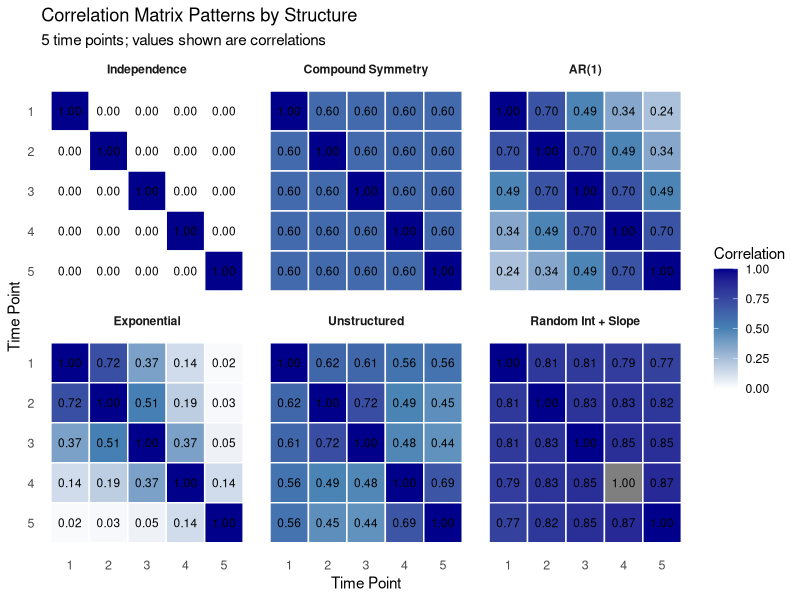
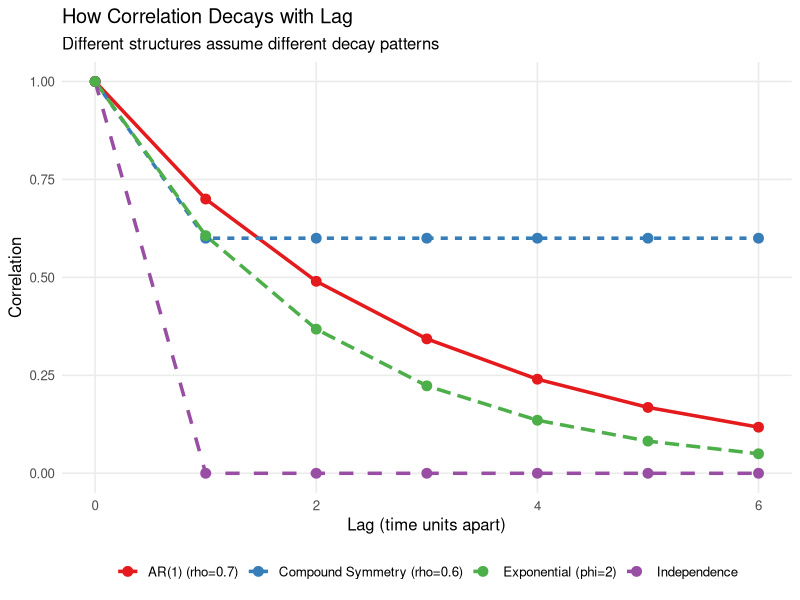
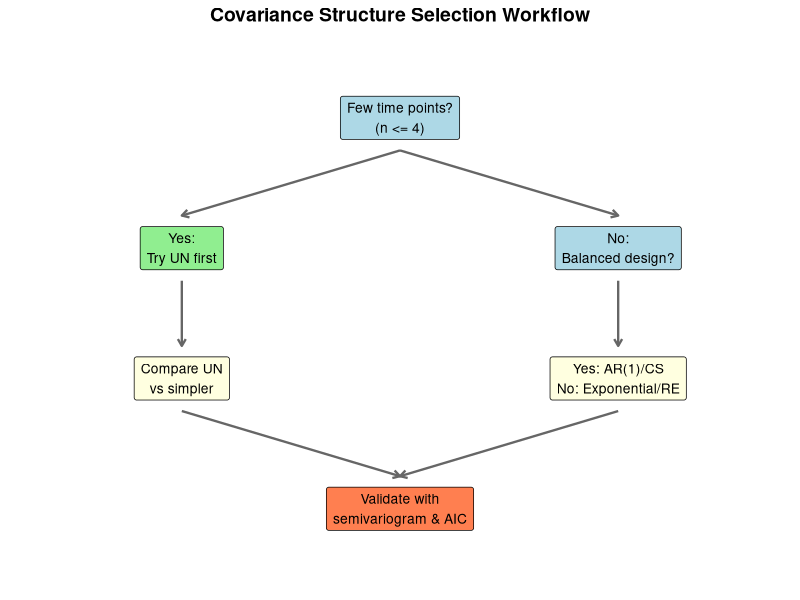
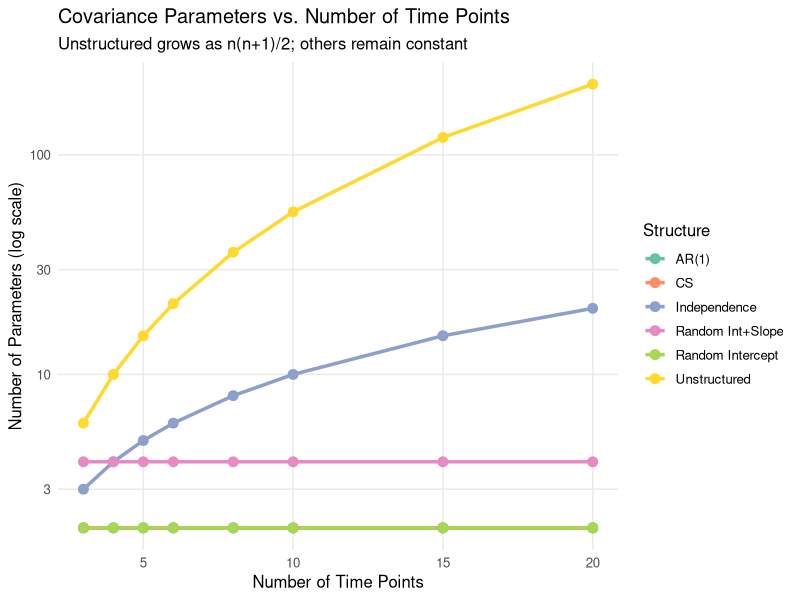
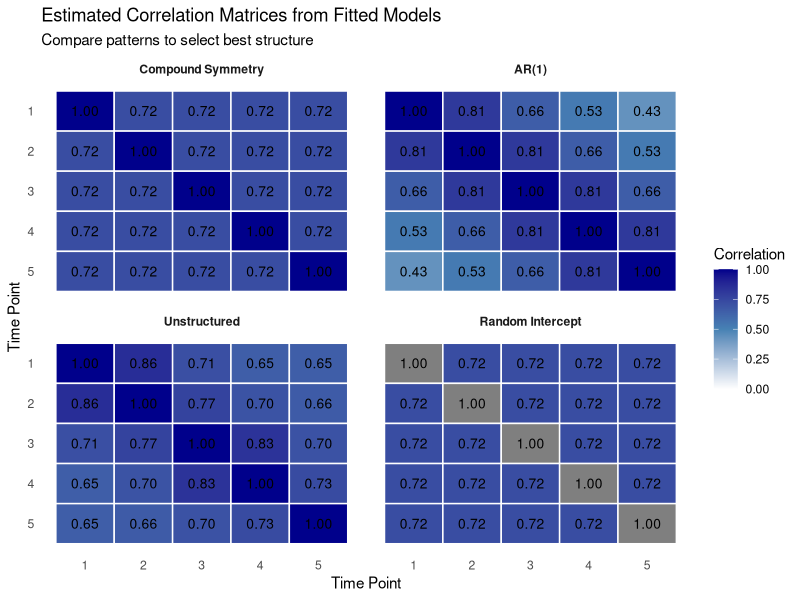

Here is the R script that generated these plots, in order: (Note: this script raises an error after producing the figures.)
## ---- chunk 1
#| label: setup
#| include: false

library(nlme)
library(ggplot2)
library(dplyr)
library(tidyr)
library(knitr)

set.seed(667)
## ---- chunk 2
#| label: fig-correlation-gallery
#| fig-cap: "Correlation matrices for different covariance structures"
#| fig-width: 12
#| fig-height: 8

# Function to create correlation matrix for different structures
create_corr_matrix <- function(n, type, params = list()) {
  mat <- matrix(0, n, n)

  if (type == "Independence") {
    mat <- diag(n)
  } else if (type == "CS") {
    rho <- params$rho
    mat <- matrix(rho, n, n)
    diag(mat) <- 1
  } else if (type == "AR1") {
    rho <- params$rho
    for (i in 1:n) {
      for (j in 1:n) {
        mat[i, j] <- rho^abs(i - j)
      }
    }
  } else if (type == "Exponential") {
    phi <- params$phi
    times <- params$times
    for (i in 1:n) {
      for (j in 1:n) {
        mat[i, j] <- exp(-abs(times[i] - times[j]) / phi)
      }
    }
  } else if (type == "UN") {
    # Generate a positive definite "random" unstructured matrix
    set.seed(667)
    A <- matrix(runif(n * n, 0.2, 0.8), n, n)
    mat <- (A + t(A)) / 2
    diag(mat) <- 1
    # Ensure positive definite
    eigenvals <- eigen(mat)$values
    if (any(eigenvals <= 0)) {
      mat <- mat + diag(n) * (abs(min(eigenvals)) + 0.1)
      mat <- cov2cor(mat)
    }
  } else if (type == "Random Intercept") {
    # Induces CS: Corr = sigma_b^2 / (sigma_b^2 + sigma_e^2)
    rho <- params$rho
    mat <- matrix(rho, n, n)
    diag(mat) <- 1
  } else if (type == "Random Slope") {
    # Nonstationary covariance
    sigma_b0 <- params$sigma_b0
    sigma_b1 <- params$sigma_b1
    sigma_e <- params$sigma_e
    rho_b <- params$rho_b
    times <- 1:n
    for (i in 1:n) {
      for (j in 1:n) {
        cov_ij <- sigma_b0^2 + rho_b * sigma_b0 * sigma_b1 * (times[i] + times[j]) +
                  sigma_b1^2 * times[i] * times[j]
        if (i == j) cov_ij <- cov_ij + sigma_e^2
        mat[i, j] <- cov_ij
      }
    }
    # Convert to correlation
    sds <- sqrt(diag(mat))
    mat <- mat / outer(sds, sds)
  }

  return(mat)
}

# Create all correlation matrices
n <- 5
times_irreg <- c(0, 1, 3, 6, 12)  # Irregular time points

corr_list <- list(
  "Independence" = create_corr_matrix(n, "Independence"),
  "Compound Symmetry" = create_corr_matrix(n, "CS", list(rho = 0.6)),
  "AR(1)" = create_corr_matrix(n, "AR1", list(rho = 0.7)),
  "Exponential" = create_corr_matrix(n, "Exponential", list(phi = 3, times = times_irreg)),
  "Unstructured" = create_corr_matrix(n, "UN"),
  "Random Int + Slope" = create_corr_matrix(n, "Random Slope",
                                             list(sigma_b0 = 2, sigma_b1 = 0.3,
                                                  sigma_e = 1, rho_b = 0.2))
)

# Convert to long format for plotting
plot_data <- do.call(rbind, lapply(names(corr_list), function(name) {
  mat <- corr_list[[name]]
  data.frame(
    Structure = name,
    Row = rep(1:n, each = n),
    Col = rep(1:n, n),
    Correlation = as.vector(mat)
  )
}))

# Set factor levels for ordering
plot_data$Structure <- factor(plot_data$Structure,
                               levels = c("Independence", "Compound Symmetry",
                                          "AR(1)", "Exponential",
                                          "Unstructured", "Random Int + Slope"))

# Create heatmap
ggplot(plot_data, aes(x = Col, y = Row, fill = Correlation)) +
  geom_tile(color = "white", linewidth = 0.5) +
  geom_text(aes(label = sprintf("%.2f", Correlation)), size = 3, color = "black") +
  facet_wrap(~Structure, ncol = 3) +
  scale_fill_gradient2(low = "white", mid = "steelblue", high = "darkblue",
                       midpoint = 0.5, limits = c(0, 1)) +
  scale_y_reverse() +
  labs(x = "Time Point", y = "Time Point",
       title = "Correlation Matrix Patterns by Structure",
       subtitle = "5 time points; values shown are correlations") +
  theme_minimal(base_size = 11) +
  theme(panel.grid = element_blank(),
        strip.text = element_text(face = "bold"),
        axis.text = element_text(size = 9))
## ---- chunk 3
#| label: fig-decay-comparison
#| fig-cap: "Correlation decay patterns across structures"
#| fig-width: 9
#| fig-height: 5

# Create decay curves
lag <- 0:6
rho <- 0.7

decay_data <- data.frame(
  Lag = rep(lag, 4),
  Structure = rep(c("Independence", "Compound Symmetry (rho=0.6)",
                    "AR(1) (rho=0.7)", "Exponential (phi=2)"), each = length(lag)),
  Correlation = c(
    c(1, rep(0, 6)),           # Independence
    c(1, rep(0.6, 6)),         # CS
    0.7^lag,                    # AR(1)
    exp(-lag/2)                 # Exponential
  )
)

ggplot(decay_data, aes(x = Lag, y = Correlation, color = Structure, linetype = Structure)) +
  geom_line(linewidth = 1.2) +
  geom_point(size = 3) +
  scale_color_brewer(palette = "Set1") +
  scale_y_continuous(limits = c(0, 1)) +
  labs(x = "Lag (time units apart)",
       y = "Correlation",
       title = "How Correlation Decays with Lag",
       subtitle = "Different structures assume different decay patterns") +
  theme_minimal(base_size = 12) +
  theme(legend.position = "bottom",
        legend.title = element_blank(),
        panel.grid.minor = element_blank())
## ---- chunk 4
#| label: fig-flowchart
#| fig-cap: "Covariance structure selection decision guide"
#| fig-width: 10
#| fig-height: 6
#| echo: false

# Create a simplified flowchart using ggplot
flow_data <- data.frame(
  x = c(5, 2, 8, 2, 8, 5),
  y = c(6, 4, 4, 2, 2, 0),
  label = c("Few time points?\n(n <= 4)",
            "Yes:\nTry UN first",
            "No:\nBalanced design?",
            "Compare UN\nvs simpler",
            "Yes: AR(1)/CS\nNo: Exponential/RE",
            "Validate with\nsemivariogram & AIC")
)

arrows_data <- data.frame(
  x = c(5, 5, 2, 8, 2, 8),
  y = c(6, 6, 4, 4, 2, 2),
  xend = c(2, 8, 2, 8, 5, 5),
  yend = c(4, 4, 2, 2, 0, 0)
)

ggplot() +
  geom_segment(data = arrows_data,
               aes(x = x, y = y - 0.5, xend = xend, yend = yend + 0.5),
               arrow = arrow(length = unit(0.2, "cm")),
               color = "gray40", linewidth = 0.8) +
  geom_label(data = flow_data, aes(x = x, y = y, label = label),
             fill = c("lightblue", "lightgreen", "lightblue",
                      "lightyellow", "lightyellow", "coral"),
             size = 3.5, label.padding = unit(0.4, "lines")) +
  scale_x_continuous(limits = c(0, 10)) +
  scale_y_continuous(limits = c(-1, 7)) +
  labs(title = "Covariance Structure Selection Workflow") +
  theme_void() +
  theme(plot.title = element_text(hjust = 0.5, face = "bold", size = 14))
## ---- chunk 5
#| label: tbl-parameters
#| tbl-cap: "Number of covariance parameters by structure and number of time points"

# Create parameter count table
n_visits <- c(3, 4, 5, 6, 8, 10, 15, 20)

param_table <- data.frame(
  `Time Points` = n_visits,
  Independence = n_visits,
  CS = rep(2, length(n_visits)),
  `AR(1)` = rep(2, length(n_visits)),
  Unstructured = n_visits * (n_visits + 1) / 2,
  `Random Intercept` = rep(2, length(n_visits)),
  `Random Int+Slope` = rep(4, length(n_visits)),
  check.names = FALSE
)

kable(param_table, align = "c",
      caption = "Number of covariance parameters needed")
## ---- chunk 6
#| label: fig-param-growth
#| fig-cap: "Parameter count explosion with Unstructured covariance"
#| fig-width: 8
#| fig-height: 5

param_long <- param_table |>
  pivot_longer(cols = -`Time Points`, names_to = "Structure", values_to = "Parameters")

ggplot(param_long, aes(x = `Time Points`, y = Parameters, color = Structure)) +
  geom_line(linewidth = 1.2) +
  geom_point(size = 3) +
  scale_y_log10() +
  scale_color_brewer(palette = "Set2") +
  labs(x = "Number of Time Points",
       y = "Number of Parameters (log scale)",
       title = "Covariance Parameters vs. Number of Time Points",
       subtitle = "Unstructured grows as n(n+1)/2; others remain constant") +
  theme_minimal(base_size = 12) +
  theme(legend.position = "right",
        panel.grid.minor = element_blank())
## ---- chunk 7
#| label: create-data

set.seed(667)

# Simulate longitudinal data with AR(1) correlation
n_subjects <- 60
n_times <- 5
times <- 1:n_times

# Generate data
sim_data <- expand.grid(
  time = times,
  subject = 1:n_subjects
) |>
  arrange(subject, time) |>
  mutate(
    treatment = factor(ifelse(subject <= n_subjects/2, "Control", "Treatment"))
  )

# Add AR(1) correlated errors
phi_true <- 0.6
sigma_true <- 2

sim_data <- sim_data |>
  group_by(subject) |>
  mutate(
    # Random intercept
    b0 = rnorm(1, 0, 2)[1],
    # AR(1) errors
    error = {
      e <- numeric(n())
      e[1] <- rnorm(1, 0, sigma_true)
      for (t in 2:n()) {
        e[t] <- phi_true * e[t-1] + rnorm(1, 0, sigma_true * sqrt(1 - phi_true^2))
      }
      e
    },
    # Outcome with treatment effect
    y = 20 + 2 * time +
        ifelse(treatment == "Treatment", 3 + 0.5 * time, 0) +
        b0 + error
  ) |>
  ungroup() |>
  select(subject, time, treatment, y)

sim_data$subject <- factor(sim_data$subject)

head(sim_data, 10)
## ---- chunk 8
#| label: fit-all-structures

# 1. Independence
fit_indep <- gls(y ~ time * treatment,
                 data = sim_data,
                 method = "REML")

# 2. Compound Symmetry
fit_cs <- gls(y ~ time * treatment,
              data = sim_data,
              correlation = corCompSymm(form = ~ 1 | subject),
              method = "REML")

# 3. AR(1)
fit_ar1 <- gls(y ~ time * treatment,
               data = sim_data,
               correlation = corAR1(form = ~ time | subject),
               method = "REML")

# 4. Unstructured
fit_un <- gls(y ~ time * treatment,
              data = sim_data,
              correlation = corSymm(form = ~ 1 | subject),
              weights = varIdent(form = ~ 1 | time),
              method = "REML")

# 5. Random Intercept Model (for comparison)
fit_ri <- lme(y ~ time * treatment,
              data = sim_data,
              random = ~ 1 | subject,
              method = "REML")

# 6. Random Intercept + AR(1) residuals
fit_ri_ar1 <- lme(y ~ time * treatment,
                  data = sim_data,
                  random = ~ 1 | subject,
                  correlation = corAR1(form = ~ time | subject),
                  method = "REML")
## ---- chunk 9
#| label: tbl-comparison
#| tbl-cap: "Model comparison for covariance structure selection"

# Extract comparison metrics
comparison <- data.frame(
  Model = c("Independence", "Compound Symmetry", "AR(1)",
            "Unstructured", "Random Intercept", "RI + AR(1)"),
  AIC = c(AIC(fit_indep), AIC(fit_cs), AIC(fit_ar1),
          AIC(fit_un), AIC(fit_ri), AIC(fit_ri_ar1)),
  BIC = c(BIC(fit_indep), BIC(fit_cs), BIC(fit_ar1),
          BIC(fit_un), BIC(fit_ri), BIC(fit_ri_ar1)),
  logLik = c(logLik(fit_indep), logLik(fit_cs), logLik(fit_ar1),
             logLik(fit_un), logLik(fit_ri), logLik(fit_ri_ar1))
)

# Add delta AIC
comparison$deltaAIC <- comparison$AIC - min(comparison$AIC)

# Round for display
comparison[, 2:5] <- round(comparison[, 2:5], 2)

kable(comparison, align = "lrrrr",
      col.names = c("Model", "AIC", "BIC", "Log-Likelihood", "Delta AIC"))
## ---- chunk 10
#| label: fig-estimated-corr
#| fig-cap: "Estimated correlation matrices from fitted models"
#| fig-width: 10
#| fig-height: 6

# Extract estimated correlation matrices
extract_corr <- function(fit, n = 5) {
  if (inherits(fit, "gls")) {
    if (is.null(fit$modelStruct$corStruct)) {
      return(diag(n))
    }
    corr_mat <- corMatrix(fit$modelStruct$corStruct)[[1]]
  } else if (inherits(fit, "lme")) {
    # For mixed models, need to extract from random effects
    vc <- getVarCov(fit, type = "marginal")[[1]]
    sds <- sqrt(diag(vc))
    corr_mat <- vc / outer(sds, sds)
  }
  return(corr_mat[1:n, 1:n])
}

# Get correlation matrices
corr_cs <- extract_corr(fit_cs)
corr_ar1 <- extract_corr(fit_ar1)
corr_un <- extract_corr(fit_un)
corr_ri <- extract_corr(fit_ri)

# Combine for plotting
est_corr_list <- list(
  "Compound Symmetry" = corr_cs,
  "AR(1)" = corr_ar1,
  "Unstructured" = corr_un,
  "Random Intercept" = corr_ri
)

est_plot_data <- do.call(rbind, lapply(names(est_corr_list), function(name) {
  mat <- est_corr_list[[name]]
  data.frame(
    Structure = name,
    Row = rep(1:nrow(mat), each = ncol(mat)),
    Col = rep(1:ncol(mat), nrow(mat)),
    Correlation = as.vector(mat)
  )
}))

est_plot_data$Structure <- factor(est_plot_data$Structure,
                                   levels = names(est_corr_list))

ggplot(est_plot_data, aes(x = Col, y = Row, fill = Correlation)) +
  geom_tile(color = "white", linewidth = 0.5) +
  geom_text(aes(label = sprintf("%.2f", Correlation)), size = 3.5, color = "black") +
  facet_wrap(~Structure, ncol = 2) +
  scale_fill_gradient2(low = "white", mid = "steelblue", high = "darkblue",
                       midpoint = 0.5, limits = c(0, 1)) +
  scale_y_reverse() +
  labs(x = "Time Point", y = "Time Point",
       title = "Estimated Correlation Matrices from Fitted Models",
       subtitle = "Compare patterns to select best structure") +
  theme_minimal(base_size = 11) +
  theme(panel.grid = element_blank(),
        strip.text = element_text(face = "bold"))
## ---- chunk 11
#| label: fig-semivariograms
#| fig-cap: "Residual semivariograms for model diagnostics"
#| fig-width: 10
#| fig-height: 8

# Extract semivariograms for gls models
vario_indep <- Variogram(fit_indep, form = ~ time | subject, resType = "normalized")
vario_cs <- Variogram(fit_cs, form = ~ time | subject, resType = "normalized")
vario_ar1 <- Variogram(fit_ar1, form = ~ time | subject, resType = "normalized")
vario_un <- Variogram(fit_un, form = ~ time | subject, resType = "normalized")

# Combine for plotting
vario_indep$Model <- "Independence"
vario_cs$Model <- "Compound Symmetry"
vario_ar1$Model <- "AR(1)"
vario_un$Model <- "Unstructured"

vario_all <- rbind(
  data.frame(vario_indep),
  data.frame(vario_cs),
  data.frame(vario_ar1),
  data.frame(vario_un)
)

vario_all$Model <- factor(vario_all$Model,
                           levels = c("Independence", "Compound Symmetry",
                                      "AR(1)", "Unstructured"))

ggplot(vario_all, aes(x = dist, y = variog)) +
  geom_hline(yintercept = 1, linetype = "dashed", color = "gray50", linewidth = 0.8) +
  geom_rect(aes(xmin = -Inf, xmax = Inf, ymin = 0.85, ymax = 1.15),
            fill = "lightgreen", alpha = 0.3) +
  geom_point(color = "steelblue", size = 3) +
  geom_line(color = "steelblue", linewidth = 1) +
  facet_wrap(~Model, ncol = 2) +
  labs(x = "Lag (time units)",
       y = expression(paste("Semivariance ", gamma, "(h)")),
       title = "Residual Semivariograms by Covariance Structure",
       subtitle = "Goal: flat near 1 (green zone indicates good fit)") +
  theme_minimal(base_size = 12) +
  theme(strip.text = element_text(face = "bold"),
        panel.grid.minor = element_blank())
## ---- chunk 12
#| label: lrt-nested

# CS is nested within UN (test whether UN provides significant improvement)
cat("LRT: Compound Symmetry vs. Unstructured\n")
cat("H0: CS is adequate\n")
cat("H1: UN provides significantly better fit\n\n")

# Refit with ML for valid LRT
fit_cs_ml <- gls(y ~ time * treatment,
                 data = sim_data,
                 correlation = corCompSymm(form = ~ 1 | subject),
                 method = "ML")

fit_un_ml <- gls(y ~ time * treatment,
                 data = sim_data,
                 correlation = corSymm(form = ~ 1 | subject),
                 weights = varIdent(form = ~ 1 | time),
                 method = "ML")

# LRT
lrt_result <- anova(fit_cs_ml, fit_un_ml)
print(lrt_result)
## ---- chunk 13
#| label: mistake-convergence

# Always check for convergence!
# If you see warnings like:
# "iteration limit reached"
# "Hessian is not positive definite"
#
# DO NOT trust the results - try:
# 1. Simpler covariance structure
# 2. Better starting values
# 3. Different optimizer
# 4. Check for data issues (outliers, insufficient variation)
